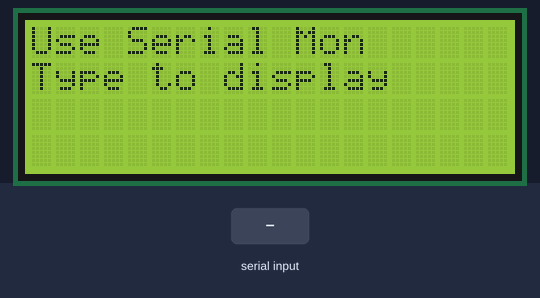
This sketch was run on a simulated Arduino Uno, built with avr-gcc and run on an emulated ATmega328P. On the bench: 20×4 character LCD. The inputs (shaded band) are chosen by the test bench.

Above: at 2.5 s.
2.6 s: "1" received over Serial
At 3.7 s:
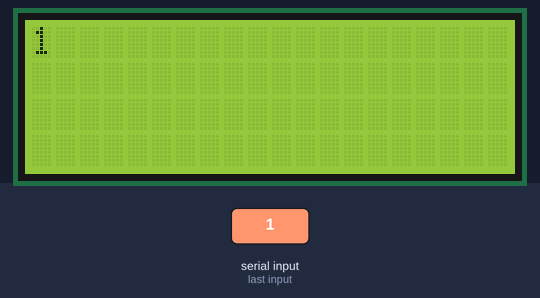
4.2 s: "0" received over Serial
At 4.9 s:
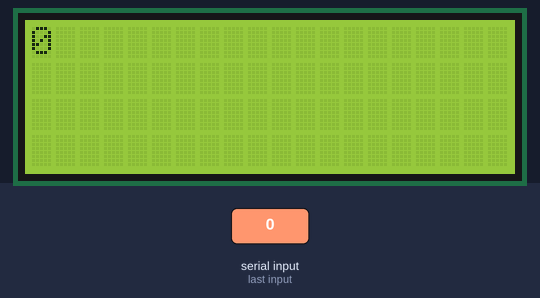
5.8 s: "2" received over Serial
Timing chart, 0 to 8.8 s (numbered marks = the images above; inputs shaded):
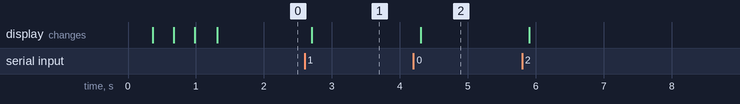

The sketch:

DisplayI2CBasico.ino
```cpp
/*
  Name:		DisplayI2CBasico.ino
  Created:	11/27/2016 10:34:34 PM
  Author:	Chicodefe
*/

//Librerias para Serial
#include <SoftwareSerial.h>
#include <HardwareSerial.h>

//Librerias para Display
#include <Wire.h>
#include <LiquidCrystal_I2C.h>

//Parametros Display
LiquidCrystal_I2C lcd(0x3f, 2, 1, 0, 4, 5, 6, 7, 3, POSITIVE); // Set the LCD I2C address

void setup()// the setup function runs once when you press reset or power the board
{
	//Parametros Serial
	Serial.begin(9600);// initialize serial communication at 9600 bits per second

	//Parametros LCD
	lcd.begin(20, 4); // initialize the lcd for 20 chars 4 lines, turn on backlight
	lcd.backlight();
	delay(300);
	lcd.noBacklight();
	delay(300);
	lcd.backlight();
	lcd.setCursor(0, 0);
	lcd.print("Iniciando");
	delay(300);
	lcd.setCursor(0, 1);
	lcd.print("Listo");
	delay(300);
	// Wait and then tell user they can start the Serial Monitor and type in characters to
	// Display. (Set Serial Monitor option to "No Line Ending")
	lcd.clear();

	//Print on LCD
	lcd.setCursor(0, 0); //Start at character 0 on line 0
	lcd.print("Use Serial Mon");
	lcd.setCursor(0, 1);
	lcd.print("Type to display");
}// end of setup

void loop()// the loop function runs over and over again until power down or reset
{
	{
		// when characters arrive over the serial port...
		if (Serial.available())
		{
			// wait a bit for the entire message to arrive
			delay(100);
			// clear the screen
			lcd.clear();
			// read all the available characters
			while (Serial.available() > 0)
			{
				// display each character to the LCD
				lcd.write(Serial.read());
			}
		}
	}
}// end of for loop
```

Measured:
- after the input at 2.6 s, the display: changes after 0.10 s (image 1)
- after the input at 4.2 s, the display: changes after 0.10 s (image 2)
